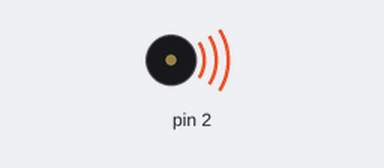
Bench run of a sketch on a simulated Arduino Uno, built with avr-gcc and run on an emulated ATmega328P. Shown: buzzer (waves = sounding).

Above: at 0.1 s.
Timing chart, 0 to 40.0 s (numbered marks = the images above):
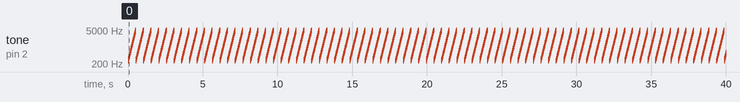

The sketch:

scale.ino
```cpp
int notes[51] = {277,293,311,329,349,369,392,415,440,466,493,523,554,587,622,659,698,739,783,830,880,932,987,1046,1108,1174,1244,1318,1396,1479,1567,1661,1760,1864,1975,2093,2217,2349,2489,2637,2793,2959,3135,3322,3520,3729,3951,4186,4434,4698,4978};
void setup(){
  pinMode(2, OUTPUT);
}
void loop(){
  for(int i = 0; i < 51; i++){
    tone(2, notes[i]);
    delay(10);
  }
}
```

Measured:
- by itself, tone on pin 2: plays 277 Hz for 0.01 s, 293 Hz for 0.01 s, 311 Hz for 0.01 s, 329 Hz for 0.01 s, 349 Hz for 0.01 s, 369 Hz for 0.01 s … (3992 notes in this stretch)
